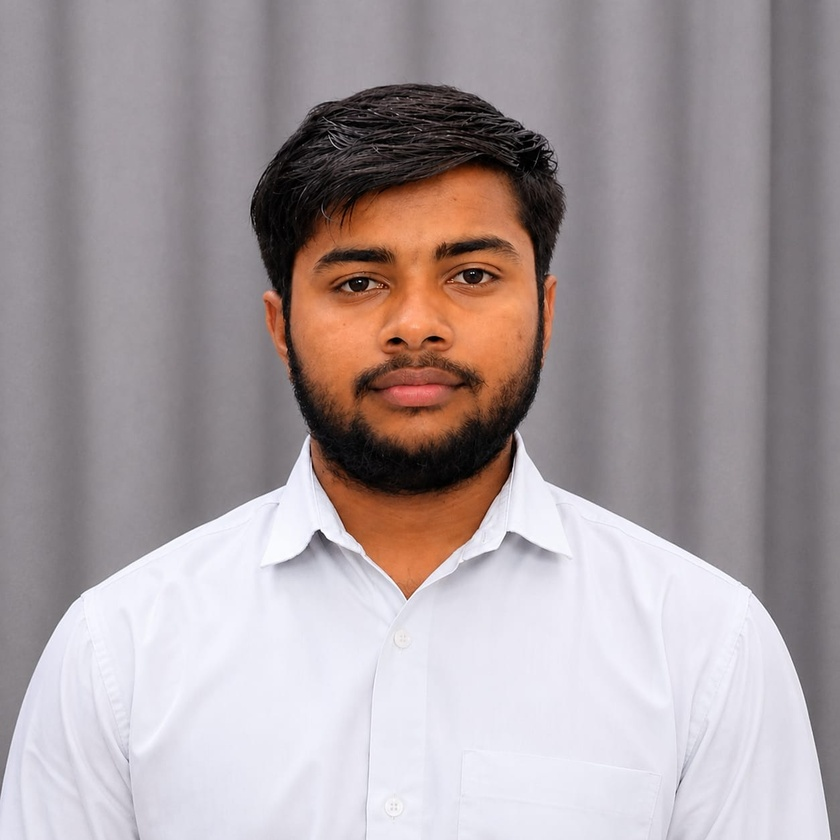
#> input picture 12_DFT/input.jpeg, 840 x 840 px, shrunk from 1254 x 1254 before the run, found by its file name
$ python program.py
#> lines starting #> are read from the running program, lines starting #| are printed output that depends on the picture
import cv2
import numpy as np

image = cv2.imread('12_DFT/input.jpeg', 0)
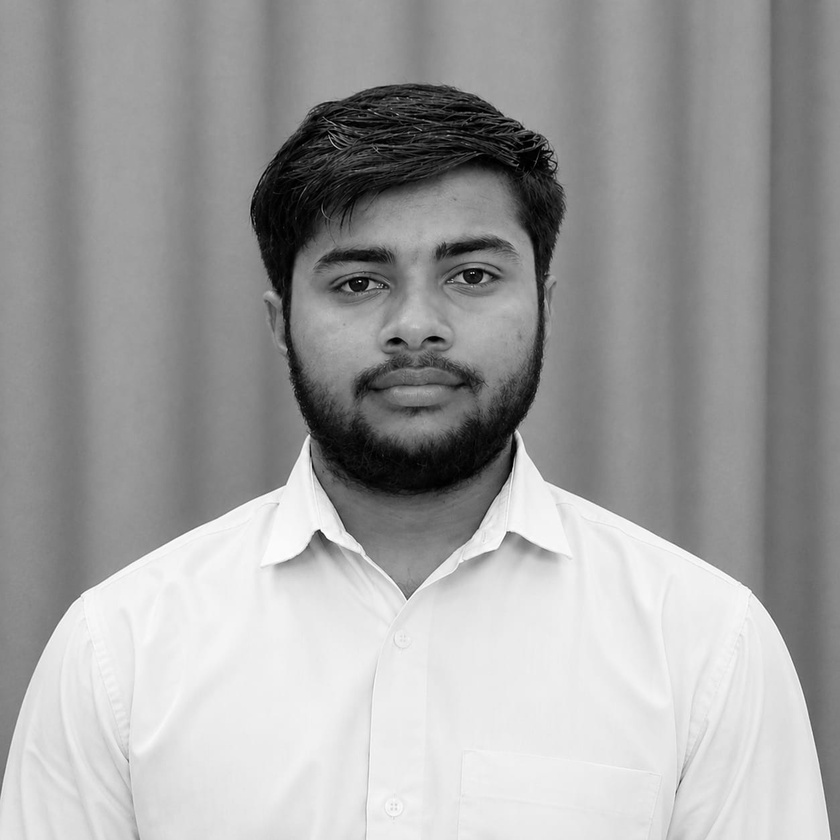
#> image: shape (840, 840); min 0, max 255, mean 160.6

if image is None:
    print("Image not found")
    exit()

image_float = np.float32(image)

dft = cv2.dft(image_float, flags=cv2.DFT_COMPLEX_OUTPUT)

shifted_dft = np.fft.fftshift(dft)

magnitude = cv2.magnitude(
    shifted_dft[:, :, 0],
    shifted_dft[:, :, 1]
)

magnitude = np.log(1 + magnitude)
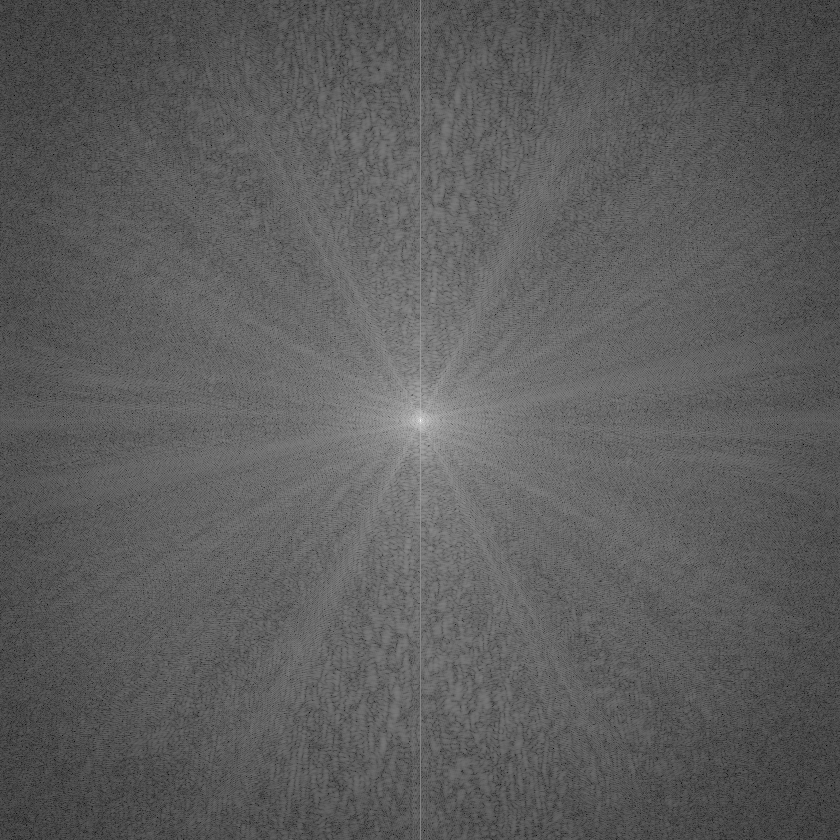
#> magnitude: shape (840, 840) float32; min 1.53, max 18.55, mean 7.77; drawn with min black and max white

magnitude = cv2.normalize(
    magnitude,
    None,
    0,
    255,
    cv2.NORM_MINMAX
)

output = np.uint8(magnitude)

cv2.imwrite('12_DFT/output.png', output)

print("Original image shape:", image.shape)
#| Original image shape: (840, 840)
print("DFT result shape:", dft.shape)
#| DFT result shape: (840, 840, 2)
print("Shifted DFT shape:", shifted_dft.shape)
#| Shifted DFT shape: (840, 840, 2)

cv2.waitKey(0)

cv2.destroyAllWindows()
